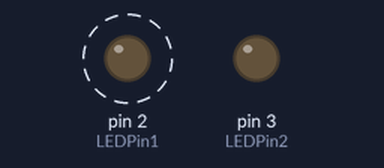
The sketch below on a simulated Arduino Uno, built with avr-gcc and run on an emulated ATmega328P. Parts: output pins drawn as LEDs (lit = HIGH). Dashed ring = blinking.

Above: at 0.2 s.
At 4.8 s:
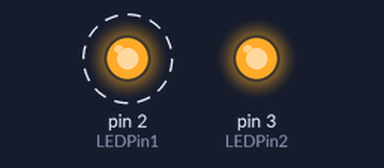
Timing chart, 0 to 6.9 s (numbered marks = the images above):
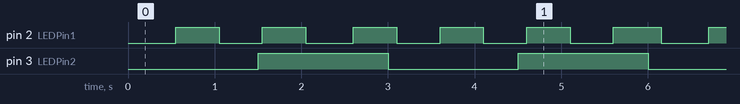

The sketch:

BlinkToDioderMedMillis.ino
```cpp
const int LEDPin1 = 2;

unsigned long lastTime1 = 0;

unsigned long currentTime = 0;

bool LEDOn1 = false;

const int LEDPin2 = 3;

unsigned long lastTime2 = 0;

bool LEDOn2 = false;

void setup() {
  // put your setup code here, to run once:
  pinMode(LEDPin1, OUTPUT);
  pinMode(LEDPin2, OUTPUT);
}

void loop() {
  // put your main code here, to run repeatedly:
  currentTime = millis();
  if(currentTime - lastTime1 >= 500){
    if(LEDOn1){
      digitalWrite(LEDPin1, LOW);
      LEDOn1 = false;
    }else{
      digitalWrite(LEDPin1, HIGH);
      LEDOn1 = true;
    }
    lastTime1 = currentTime;
  }

  if(currentTime - lastTime2 >= 1500){
    if(LEDOn2){
      digitalWrite(LEDPin2, LOW);
      LEDOn2 = false;
    }else{
      digitalWrite(LEDPin2, HIGH);
      LEDOn2 = true;
    }
    lastTime2 = currentTime;
  }
  delay(50);
}
```

Measured:
- by itself, pin 2 (LEDPin1): alternates HIGH for 0.50 s and LOW for 0.50 s
- by itself, pin 3 (LEDPin2): alternates HIGH for 1.5 s and LOW for 1.5 s
